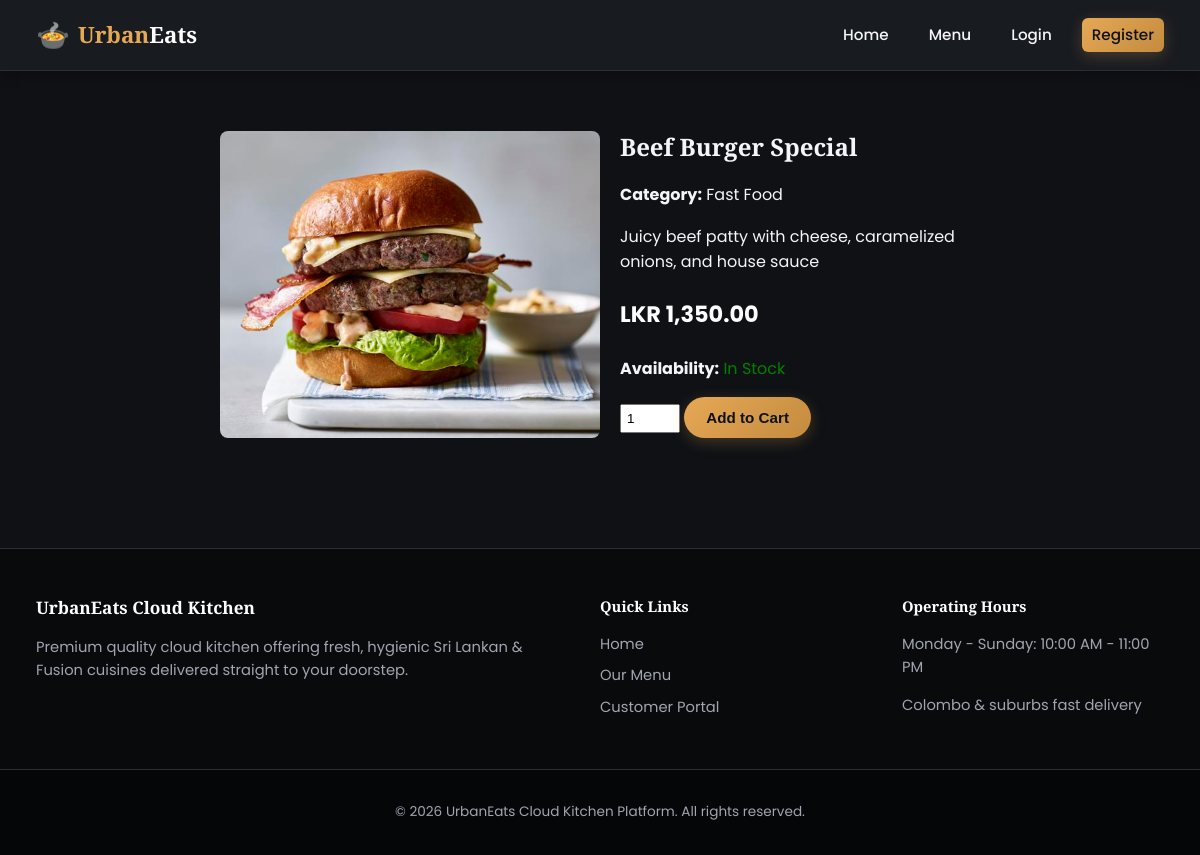
Screenshot of /menu/detail.php?id=6 with the database file from the repository.
### tables this page shows
CREATE TABLE `dishes` (
  `dish_id` int(11) NOT NULL,
  `category_id` int(11) NOT NULL,
  `dish_name` varchar(150) NOT NULL,
  `description` text DEFAULT NULL,
  `price` decimal(10,2) NOT NULL,
  `image_url` varchar(255) DEFAULT 'default-dish.jpg',
  `is_active` tinyint(1) DEFAULT 1,
  `created_at` timestamp NOT NULL DEFAULT current_timestamp()
);

CREATE TABLE `categories` (
  `category_id` int(11) NOT NULL,
  `category_name` varchar(100) NOT NULL,
  `description` text DEFAULT NULL,
  `created_at` timestamp NOT NULL DEFAULT current_timestamp()
);

### public/menu/detail.php (the view, shortened to what this page needs)
<?php
require_once __DIR__ . '/../../includes/header.php';
$dish_id = filter_input(INPUT_GET, 'id', FILTER_VALIDATE_INT);
$stmt = $pdo->prepare("SELECT d.*, c.category_name, i.quantity_in_stock
                       FROM dishes d
                       JOIN categories c ON d.category_id = c.category_id
                       JOIN inventory i ON d.dish_id = i.dish_id
                       WHERE d.dish_id = ? AND d.is_active = 1");
$stmt->execute([$dish_id]);
$dish = $stmt->fetch(PDO::FETCH_ASSOC);
?>
<div style="max-width: 800px; margin: 40px auto; padding: 20px; background: var(--card-bg); border-radius: 12px; display: flex; gap: 20px;">
    <img src="../uploads/<?= htmlspecialchars($dish['image_url']) ?>" style="width: 50%; border-radius: 8px; object-fit: cover;">
    <div>
        <h2 style="color: var(--accent-gold);"><?= htmlspecialchars($dish['dish_name']) ?></h2>
        <p><strong>Category:</strong> <?= htmlspecialchars($dish['category_name']) ?></p>
        <p><?= htmlspecialchars($dish['description']) ?></p>
        <p style="font-size: 1.4rem; color: #fff;"><strong>LKR <?= number_format($dish['price'], 2) ?></strong></p>
        <p><strong>Availability:</strong>
            <?= $dish['quantity_in_stock'] > 0 ? '<span style="color:green;">In Stock</span>' : '<span style="color:red;">Out of Stock</span>' ?>
        </p>
        <?php if ($dish['quantity_in_stock'] > 0): ?>
            <form action="../orders/cart.php" method="POST">
                <input type="number" name="quantity" value="1" min="1" max="<?= $dish['quantity_in_stock'] ?>" style="width: 60px; padding: 5px;">
                <button type="submit" class="btn-gold">Add to Cart</button>
            </form>
        <?php endif; ?>
    </div>
</div>
<?php require_once __DIR__ . '/../../includes/footer.php'; ?>

### public/css/style.css (style rules this page uses)
:root { --primary: #e5a855; --primary-hover: #f3be74; --primary-light: #251c14; --secondary: #5c4033; --accent: #e5a855; --background: #0f1115; --surface: #181b20; --surface-alt: #1f232a; --border: #2a2e37; --border-light: #222630; --text-main: #f5f5f7; --text-muted: #a0a5b1; --text-light: #ffffff; --success: #22c55e; --success-bg: #064e3b; --success-border: #047857; --danger: #ef4444; --danger-bg: #7f1d1d; --danger-border: #991b1b; --info: #38bdf8; --info-bg: #0369a1; --info-border: #0284c7; --warning: #f59e0b; --warning-bg: #78350f; --warning-border: #b45309; --role-admin: #c084fc; --role-admin-bg: #581c87; --role-staff: #fb923c; --role-staff-bg: #7c2d12; --role-customer: #34d399; --role-customer-bg: #065f46; --radius-sm: 6px; --radius-md: 12px; --radius-lg: 20px; --shadow-sm: 0 4px 12px rgba(0, 0, 0, 0.3); --shadow-md: 0 8px 24px rgba(0, 0, 0, 0.4); --shadow-lg: 0 12px 32px rgba(0, 0, 0, 0.6); --transition: all 0.25s ease-in-out; }
*, *::before, *::after { box-sizing: border-box; }
html { scroll-behavior: smooth; }
body { margin: 0; font-family: 'Poppins', sans-serif; background-color: var(--background); color: var(--text-main); line-height: 1.6; display: flex; flex-direction: column; min-height: 100vh; }
h1, h2, h3, h4, h5, h6, .hero-title, .section-title { font-family: 'Playfair Display', serif !important; color: var(--text-light); margin-top: 0; font-weight: 700; line-height: 1.3; }
img { max-width: 100%; height: auto; }
.btn, button, input[type="submit"], .btn-primary { display: inline-flex; align-items: center; justify-content: center; padding: 10px 22px; font-size: 0.95rem; font-weight: 600; border-radius: 30px; border: none; cursor: pointer; text-decoration: none !important; transition: var(--transition); line-height: 1.4; background: linear-gradient(135deg, #e5a855 0%, #c48b3f 100%) !important; color: #0f1115 !important; box-shadow: 0 4px 15px rgba(229, 168, 85, 0.25); }

### rows the page displays
dishes: image_url (picture), dish_name "Beef Burger Special", category.category_name "Fast Food", description "Juicy beef patty with cheese, caramelized onions, and house sauce", price "1,350.00"
